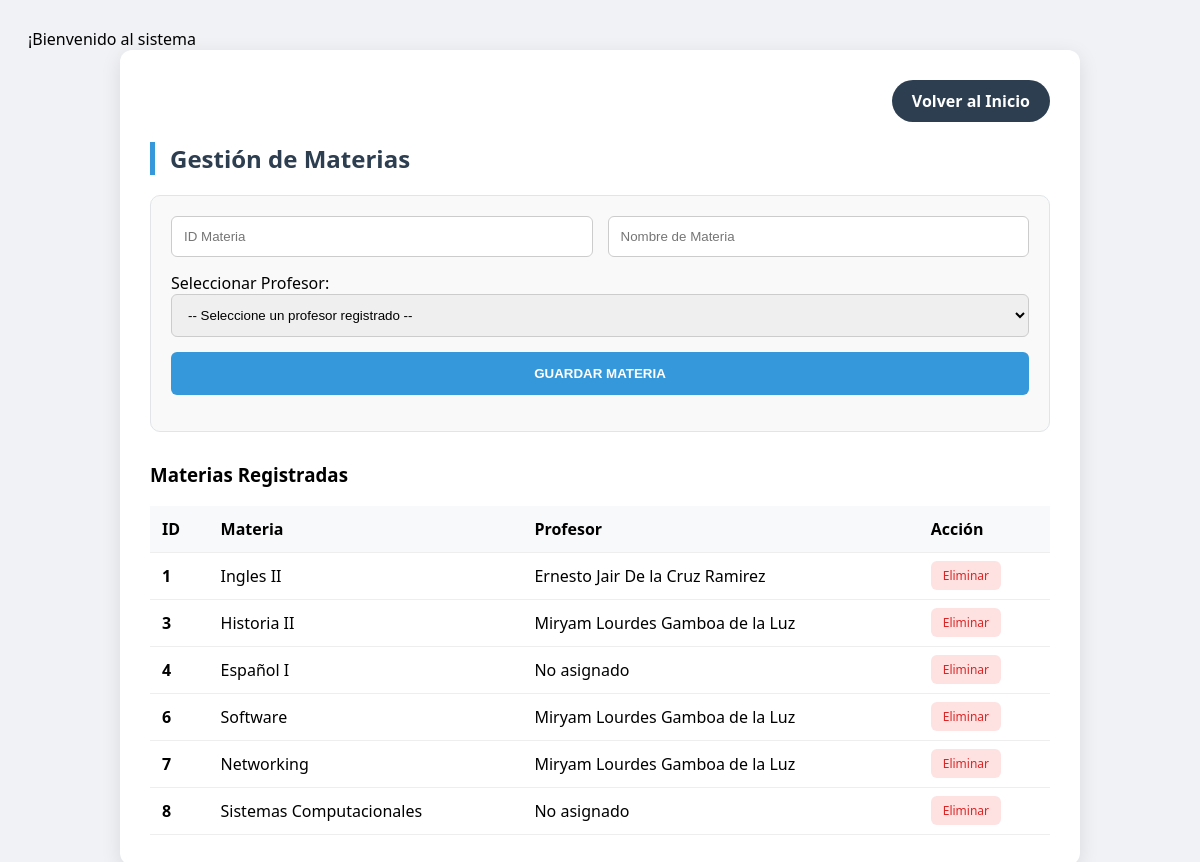
The app's page /materias.php with its own data.
### tables this page shows
CREATE TABLE `materia` (
  `id_materia` int(11) NOT NULL,
  `nombre_materia` varchar(100) NOT NULL,
  `id_profesor` int(11) DEFAULT NULL
);

CREATE TABLE `profesores` (
  `id_profesor` int(11) NOT NULL,
  `nombre` varchar(100) NOT NULL,
  `apellido` varchar(100) NOT NULL,
  `especialidad` varchar(100) DEFAULT NULL
);

### materias.php (the view, shortened to what this page needs)
<?php
include("conexion.php");
$sql_ver = "SELECT m.id_materia, m.nombre_materia, m.id_profesor, p.nombre, p.apellido
            FROM materia m
            LEFT JOIN profesores p ON m.id_profesor = p.id_profesor";
$resultado = mysqli_query($conexion, $sql_ver);
?>
<!DOCTYPE html>
<html lang="es">
<head>
</head>
<body>
<div class="container">
    <div class="header-nav">
        <a href="index.php" class="btn-index">Volver al Inicio</a>
    </div>
    <h2>Gestión de Materias</h2>
    <div class="form-box">
        <form method="POST">
            <input type="number" name="id_materia" placeholder="ID Materia" required>
            <input type="text" name="nombre_materia" placeholder="Nombre de Materia" required>
            <div style="grid-column: span 2;">
                <label>Seleccionar Profesor:</label>
                <select name="id_profesor" required style="width: 100%;">
                    <option value="">-- Seleccione un profesor registrado --</option>
                </select>
            </div>
            <button type="submit" name="enviar" class="btn-save">GUARDAR MATERIA</button>
        </form>
    </div>
    <h3>Materias Registradas</h3>
    <table>
        <thead>
            <tr>
                <th>ID</th>
                <th>Materia</th>
                <th>Profesor</th>
                <th>Acción</th>
            </tr>
        </thead>
        <tbody>
            <?php while($f = mysqli_fetch_assoc($resultado)): ?>
            <tr>
                <td><b><?php echo $f['id_materia']; ?></b></td>
                <td><?php echo $f['nombre_materia']; ?></td>
                <td><?php echo !empty($f['nombre']) ? $f['nombre']." ".$f['apellido'] : "No asignado"; ?></td>
                <td>
                    <a href="materias.php?eliminar=<?php echo $f['id_materia']; ?>" class="btn-del" onclick="return confirm('¿Eliminar?')">Eliminar</a>
                </td>
            </tr>
            <?php endwhile; ?>
        </tbody>
    </table>
</div>
</body>
</html>

### materias.php (style rules this page uses)
body { font-family: 'Segoe UI', sans-serif; background: #f0f2f5; padding: 20px; }
.container { max-width: 900px; margin: auto; background: white; padding: 30px; border-radius: 12px; box-shadow: 0 5px 20px rgba(0,0,0,0.1); }
.header-nav { display: flex; justify-content: flex-end; margin-bottom: 20px; }
.btn-index { background: #2c3e50; color: white; text-decoration: none; padding: 10px 20px; border-radius: 50px; font-weight: 600; }
h2 { color: #2c3e50; border-left: 5px solid #3498db; padding-left: 15px; }
.form-box { background: #f9f9f9; padding: 20px; border-radius: 10px; border: 1px solid #e1e4e8; margin-bottom: 30px; }
form { display: grid; grid-template-columns: 1fr 1fr; gap: 15px; }
input, select { padding: 12px; border: 1px solid #ccc; border-radius: 6px; }
.btn-save { grid-column: span 2; padding: 14px; background: #3498db; color: white; border: none; border-radius: 6px; cursor: pointer; font-weight: bold; }
table { width: 100%; border-collapse: collapse; }
th, td { padding: 12px; border-bottom: 1px solid #eee; text-align: left; }
th { background: #f8f9fa; }
.btn-del { background: #fee2e2; color: #dc2626; padding: 6px 12px; text-decoration: none; border-radius: 6px; font-size: 12px; }

### records on screen
materia: id_materia "1", nombre_materia "Ingles II", id_profesor.nombre "Ernesto Jair", id_profesor.apellido "De la Cruz Ramirez"
materia: id_materia "3", nombre_materia "Historia II", id_profesor.nombre "Miryam Lourdes", id_profesor.apellido "Gamboa de la Luz"
materia: id_materia "4", nombre_materia "Español I", shows "No asignado"
materia: id_materia "6", nombre_materia "Software", id_profesor.nombre "Miryam Lourdes", id_profesor.apellido "Gamboa de la Luz"
materia: id_materia "7", nombre_materia "Networking", id_profesor.nombre "Miryam Lourdes", id_profesor.apellido "Gamboa de la Luz"
materia: id_materia "8", nombre_materia "Sistemas Computacionales", shows "No asignado"
